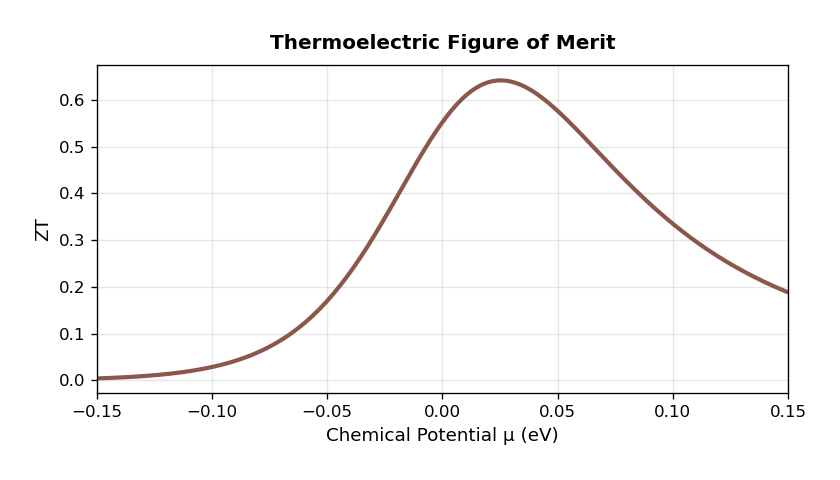

Reproduce this figure in Python.
import numpy as np
import matplotlib.pyplot as plt
import mpmath as mp

# Physical constants
k_B = 1.380649e-23        # Boltzmann constant, J/K
eV_to_J = 1.602176634e-19 # 1 eV in J
e = 1.602176634e-19       # Elementary charge, C
h = 6.62607015e-34        # Planck constant, J·s
hbar = h / (2 * np.pi)    # Reduced Planck constant, J·s
m_e = 9.1093837015e-31    # Electron mass, kg

# Material parameters for Bi₂Te₃ at 300 K
T = 300.0                 # Temperature, K
m_star = 1.06 * m_e       # Effective mass, kg
mu_mobility = 0.02        # Mobility, m²/V·s
g3D_prefactor = (1/(2*np.pi**2)) * ((2*m_star/hbar**2)**1.5)
C = e * mu_mobility * g3D_prefactor * (k_B * T)**1.5  # Conductivity prefactor

# Lattice thermal conductivity
kappa_l = 1.5             # W/m·K

# Pre-compute constants
gamma_3_2 = float(mp.gamma(1.5))  # Γ(3/2)
D = mp.e**(-mp.pi**2 * k_B / (3 * e * 116e-6))  # Empirical Lorenz exponent

# Chemical potential range (eV)
mu_eV = np.linspace(-0.15, 0.15, 200)

# Compute ZT values
ZT_vals = []
for mu in mu_eV:
    # Fermi integrals
    mu_J = mu * eV_to_J
    eta = mu_J / (k_B * T)
    z = -mp.e**(eta)
    Li_half  = float(mp.polylog(0.5, z).real)
    Li_3half = float(mp.polylog(1.5, z).real)
    
    # Electrical conductivity σ (S/m)
    sigma_val = -C * gamma_3_2 * Li_3half
    
    # Seebeck coefficient S (V/K)
    S_val = - (np.pi**2 / 3) * (k_B / e) * (Li_half / Li_3half)
    
    # Electronic thermal conductivity κ_e (W/m·K)
    L_SI = (1.5 + D**(abs(Li_half / Li_3half))) * 1e-8
    kappa_e_val = L_SI * abs(sigma_val) * T
    
    # Power factor PF = S^2 * σ
    PF_val = (S_val**2) * abs(sigma_val)
    
    # ZT = PF * T / (κ_e + κ_l)
    ZT_vals.append((PF_val * T) / (kappa_e_val + kappa_l))

ZT_vals = np.array(ZT_vals)

plt.style.use('default')
fig, ax = plt.subplots(figsize=(7, 4), dpi=120)

ax.plot(mu_eV, ZT_vals, color='#8c564b', linewidth=2.5)
ax.set_xlabel('Chemical Potential μ (eV)', fontsize=11)
ax.set_ylabel('ZT', fontsize=11)
ax.set_title('Thermoelectric Figure of Merit', fontsize=12, fontweight='bold', pad=10)
ax.grid(True, alpha=0.3)
ax.set_xlim(mu_eV[0], mu_eV[-1])
ax.tick_params(labelsize=10)

plt.tight_layout(pad=2.0)
plt.savefig("ZT")
plt.show()
